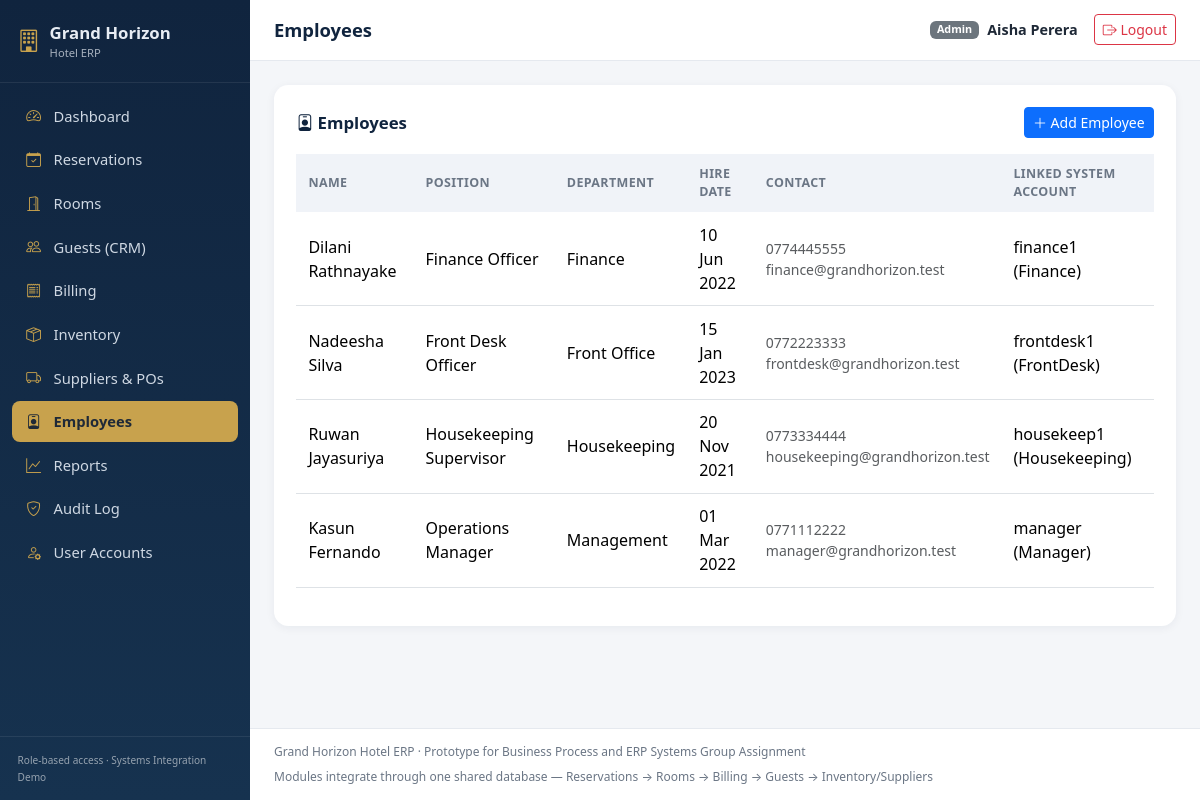
/modules/employees/list.php (signed in), run on the app's committed database.
### tables this page shows
CREATE TABLE Employees (
    EmployeeID   INT AUTO_INCREMENT PRIMARY KEY,
    UserID       INT NULL,
    FullName     VARCHAR(100) NOT NULL,
    Position     VARCHAR(80) NOT NULL,
    Department   VARCHAR(60) NOT NULL,
    HireDate     DATE NOT NULL,
    Phone        VARCHAR(30) NULL,
    Email        VARCHAR(120) NULL,
    FOREIGN KEY (UserID) REFERENCES Users(UserID)
);

CREATE TABLE Users (
    UserID        INT AUTO_INCREMENT PRIMARY KEY,
    FullName      VARCHAR(100) NOT NULL,
    Email         VARCHAR(120) NOT NULL UNIQUE,
    Username      VARCHAR(50)  NOT NULL UNIQUE,
    PasswordHash  VARCHAR(255) NOT NULL,
    RoleID        INT NOT NULL,
    IsActive      TINYINT(1) NOT NULL DEFAULT 1,
    CreatedAt     DATETIME NOT NULL DEFAULT CURRENT_TIMESTAMP,
    FOREIGN KEY (RoleID) REFERENCES Roles(RoleID)
);

CREATE TABLE Roles (
    RoleID       INT AUTO_INCREMENT PRIMARY KEY,
    RoleName     VARCHAR(30) NOT NULL UNIQUE,
    Description  VARCHAR(200) NULL
);

### includes/functions.php (called while the page is built, shortened)
<?php
function e(?string $value): string
{
    return htmlspecialchars($value ?? '', ENT_QUOTES, 'UTF-8');
}
function formatDate(?string $date): string
{
    return date('d M Y', strtotime($date));
}

### modules/employees/list.php (the view, shortened to what this page needs)
<?php
require_once __DIR__ . '/../../includes/auth.php';
$employees = $pdo->query(
    "SELECT e.*, u.Username, r.RoleName FROM Employees e
     LEFT JOIN Users u ON u.UserID = e.UserID
     LEFT JOIN Roles r ON r.RoleID = u.RoleID
     ORDER BY e.Department, e.FullName"
)->fetchAll();
require __DIR__ . '/../../includes/header.php';
?>
<div class="section-card">
  <div class="d-flex justify-content-between align-items-center flex-wrap gap-2 mb-3">
    <h2 class="mb-0"><i class="bi bi-person-badge"></i> Employees</h2>
    <a href="add.php" class="btn btn-sm btn-primary"><i class="bi bi-plus-lg"></i> Add Employee</a>
  </div>
  <div class="table-responsive">
    <table class="table erp-table align-middle">
      <thead><tr><th>Name</th><th>Position</th><th>Department</th><th>Hire Date</th><th>Contact</th><th>Linked System Account</th></tr></thead>
      <tbody>
        <?php foreach ($employees as $emp): ?>
        <tr>
          <td><?= e($emp['FullName']) ?></td>
          <td><?= e($emp['Position']) ?></td>
          <td><?= e($emp['Department']) ?></td>
          <td><?= formatDate($emp['HireDate']) ?></td>
          <td class="small text-muted"><?= e($emp['Phone']) ?><br><?= e($emp['Email']) ?></td>
          <td><?= $emp['Username'] ? e($emp['Username']) . ' (' . e($emp['RoleName']) . ')' : '<span class="text-muted">No login account</span>' ?></td>
        </tr>
        <?php endforeach; ?>
      </tbody>
    </table>
  </div>
</div>
<?php require __DIR__ . '/../../includes/footer.php'; ?>

### assets/css/style.css (style rules this page uses)
:root { --brand-navy: #10243e; --brand-navy-light: #16324f; --brand-gold: #c8a24d; --brand-gold-dark: #a9803a; --bg-app: #f4f6f9; --text-muted: #6b7685; --card-radius: 0.9rem; }
* { box-sizing: border-box; }
body { background: var(--bg-app); font-family: 'Segoe UI', system-ui, -apple-system, sans-serif; color: #1f2937; }
.section-card { background: #fff; border-radius: var(--card-radius); box-shadow: 0 2px 10px rgba(16,36,62,0.06); padding: 1.4rem; margin-bottom: 1.4rem; }
.section-card h2 { font-size: 1.05rem; font-weight: 700; color: var(--brand-navy); margin-bottom: 1rem; }
table.erp-table thead th { background: #f0f3f8; font-size: 0.78rem; text-transform: uppercase; letter-spacing: 0.03em; color: var(--text-muted); border-bottom: none; }
table.erp-table td, table.erp-table th { vertical-align: middle; padding: 0.65rem 0.75rem; }

### data on the page
employees: FullName "Dilani Rathnayake", Position "Finance Officer", Department "Finance", HireDate "10 Jun 2022", Phone "0774445555", Email "finance@grandhorizon.test", UserID.Username "finance1", roles.RoleName "Finance"
employees: FullName "Nadeesha Silva", Position "Front Desk Officer", Department "Front Office", HireDate "15 Jan 2023", Phone "0772223333", Email "frontdesk@grandhorizon.test", UserID.Username "frontdesk1", roles.RoleName "FrontDesk"
employees: FullName "Ruwan Jayasuriya", Position "Housekeeping Supervisor", Department "Housekeeping", HireDate "20 Nov 2021", Phone "0773334444", Email "housekeeping@grandhorizon.test", UserID.Username "housekeep1", roles.RoleName "Housekeeping"
employees: FullName "Kasun Fernando", Position "Operations Manager", Department "Management", HireDate "01 Mar 2022", Phone "0771112222", Email "manager@grandhorizon.test", UserID.Username "manager", roles.RoleName "Manager"

### other printed values
$item['label'] "Dashboard"
$item['label'] "Reservations"
$item['label'] "Rooms"
$item['label'] "Guests (CRM)"
$item['label'] "Billing"
$item['label'] "Inventory"
$item['label'] "Suppliers & POs"
$item['label'] "Employees"
$item['label'] "Reports"
$item['label'] "Audit Log"
$item['label'] "User Accounts"
$pageTitle "Employees"
$user['role'] "Admin"
$user['name'] "Aisha Perera"
